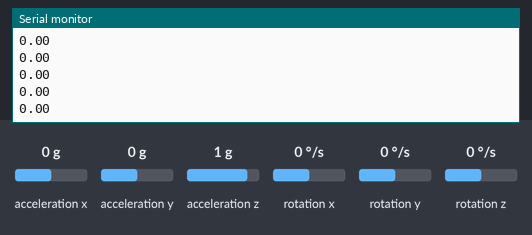
Bench run of a sketch on a simulated ESP8266 (NodeMCU). On the bench: the last lines printed to the serial monitor. Wiring (inferred from the names in the program): MPU-6050 motion sensor at I2C address 0x68. Inputs (shaded band) come from the test bench; at power-on: acceleration x 0 g, acceleration y 0 g, acceleration z 1 g, rotation x 0 °/s, rotation y 0 °/s, rotation z 0 °/s.

Above: at 1.3 s.
1.4 s: acceleration x set to -1.4 g
At 1.48 s:
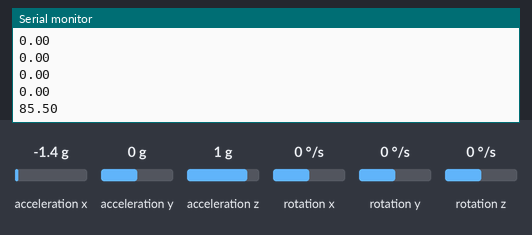
2.9 s: acceleration y set to -1.4 g
At 2.9 s:
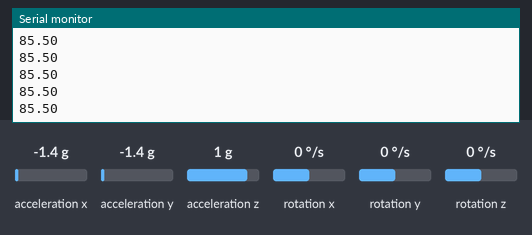
4.4 s: acceleration x set to -0.8 g
At 4.43 s:
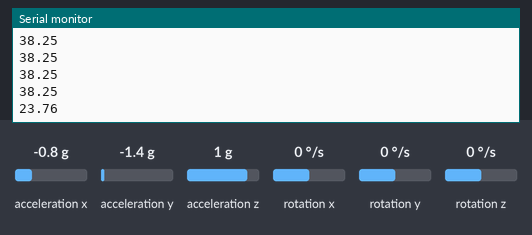
Timing chart, 0 to 7.4 s (numbered marks = the images above; inputs shaded):
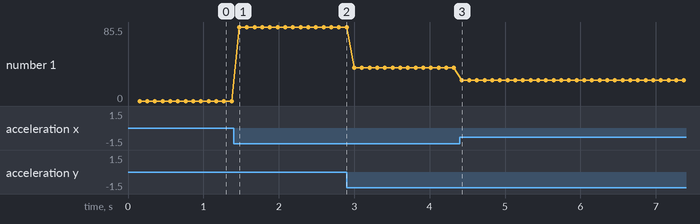

Measured:
- after the input at 1.4 s, the serial monitor: prints a new line after 0.08 s (image 1)
- after the input at 4.4 s, the serial monitor: prints a new line at once (image 3)
- plotted number 1: 0 → 85.5 after the input at 1.4 s, 85.5 → 38.25 after the input at 2.9 s, 38.25 → 23.76 after the input at 4.4 s

The sketch:

roll_yaw_pitch_test1.ino
```cpp
#include <Wire.h>

// MPU6050 Slave Device Address
const uint8_t MPU6050SlaveAddress = 0x68;

// Select SDA and SCL pins for I2C communication
const uint8_t scl = D6;
const uint8_t sda = D7;

// sensitivity scale factor respective to full scale setting provided in datasheet
const uint16_t AccelScaleFactor = 16384;
const uint16_t GyroScaleFactor = 131;

// MPU6050 few configuration register addresses
const uint8_t MPU6050_REGISTER_SMPLRT_DIV   =  0x19;
const uint8_t MPU6050_REGISTER_USER_CTRL    =  0x6A;
const uint8_t MPU6050_REGISTER_PWR_MGMT_1   =  0x6B;
const uint8_t MPU6050_REGISTER_PWR_MGMT_2   =  0x6C;
const uint8_t MPU6050_REGISTER_CONFIG       =  0x1A;
const uint8_t MPU6050_REGISTER_GYRO_CONFIG  =  0x1B;
const uint8_t MPU6050_REGISTER_ACCEL_CONFIG =  0x1C;
const uint8_t MPU6050_REGISTER_FIFO_EN      =  0x23;
const uint8_t MPU6050_REGISTER_INT_ENABLE   =  0x38;
const uint8_t MPU6050_REGISTER_ACCEL_XOUT_H =  0x3B;
const uint8_t MPU6050_REGISTER_SIGNAL_PATH_RESET  = 0x68;

int16_t AccelX, AccelY, AccelZ, Temperature, GyroX, GyroY, GyroZ;

void setup() {
  Serial.begin(115200);
  Wire.begin(sda, scl);
  MPU6050_Init();
}

double xOld=0.0, yOld=0.0;
double xNew=0.0, yNew=0.0;

/* FIRST X-Y ROATTION TRY VARS
//float gyro_angle_x = 0.0;
//float gyro_angle_y = 0.0;
//float dt;
////prev time for dt calculate
//float prev_time = 0.0;
//float curr_time = 0.0;
*/

/*SECOND TRY VARS*/
float pitch = 0;
float roll = 0;
float alpha = 0.95;
float prev_time = 0.0;
float curr_time = 0.0;
float dt;

void loop() {
  double Ax, Ay, Az, T, Gx, Gy, Gz;

/* FIRST X-Y ROTATION TRY
  //rotation x-y computation dt here
  curr_time = millis() / 1000.0;
  dt = curr_time - prev_time;
  prev_time = curr_time;
  */

  Read_RawValue(MPU6050SlaveAddress, MPU6050_REGISTER_ACCEL_XOUT_H);

  //divide each with their sensitivity scale factor
  Ax = (double)AccelX/AccelScaleFactor;
  Ay = (double)AccelY/AccelScaleFactor;
//  Az = (double)AccelZ/AccelScaleFactor;

//  xNew = Ax*5;
//  if(abs(xNew - xOld) > 0.5){
//    xOld = xNew;
//    Serial.print(xNew*5);
//  }
//  else{
//    Serial.print("0");
//  }
//
//  Serial.print(" ");
//
//  yNew = Ay*5;
//  if(abs(yNew - yOld) > 0.5){
//    yOld = yNew;
//    Serial.print(yNew*5);
//  }
//  else{
//    Serial.print("0");
//  }
//

//  T = (double)Temperature/340+36.53; //temperature formula
  Gx = (double)GyroX/GyroScaleFactor;
  Gy = (double)GyroY/GyroScaleFactor;

/*SECOND TRY COMPUTATION*/
  pitch = atan2(-Ax, sqrt(Ay * Ay + Az * Az)) * RAD_TO_DEG;
  roll = atan2(Ay, Az) * RAD_TO_DEG;

  curr_time = millis() / 1000.0;
  dt = curr_time - prev_time;
  prev_time = curr_time;

  float gyro_pitch = roll + Gx * dt;
  float gyro_roll = -pitch + Gy * dt;

  pitch = alpha * pitch + (1 - alpha) * gyro_pitch;
  roll = alpha * roll + (1 - alpha) * gyro_roll;

  Serial.print(pitch);
  Serial.print(" ");

/*FIRST X-Y ROTATION TRY COMPUTATION AND PRINT
  gyro_angle_x += GyroX * dt;
  gyro_angle_y += GyroY * dt;

  Serial.print(gyro_angle_x);
  Serial.print(" ");
  Serial.print(gyro_angle_y);
  */
//  Gz = (double)GyroZ/GyroScaleFactor;
//  Serial.print(" ");
//  Serial.print(GyroX);
//  Serial.print(" ");
//  Serial.print(GyroY);
//  Serial.print(" ");
//  Serial.print(GyroZ);

//  Serial.print("Ax: "); Serial.print(Ax*2);
//  Serial.print(" Ay: "); Serial.print(Ay*2);
  Serial.print("\n");
//  Serial.print(" Az: "); Serial.print(Az);
//  Serial.print(" T: "); Serial.print(T);
//  Serial.print(" Gx: "); Serial.print(Gx);
//  Serial.print(" Gy: "); Serial.print(Gy);
//  Serial.print(" Gz: "); Serial.println(Gz);

  delay(100);
}

void I2C_Write(uint8_t deviceAddress, uint8_t regAddress, uint8_t data){
  Wire.beginTransmission(deviceAddress);
  Wire.write(regAddress);
  Wire.write(data);
  Wire.endTransmission();
}

// read all 14 register
void Read_RawValue(uint8_t deviceAddress, uint8_t regAddress){
  Wire.beginTransmission(deviceAddress);
  Wire.write(regAddress);
  Wire.endTransmission();
  Wire.requestFrom(deviceAddress, (uint8_t)14);
  AccelX = (((int16_t)Wire.read()<<8) | Wire.read());
  AccelY = (((int16_t)Wire.read()<<8) | Wire.read());
  AccelZ = (((int16_t)Wire.read()<<8) | Wire.read());
//  Temperature = (((int16_t)Wire.read()<<8) | Wire.read());
//  GyroX = (((int16_t)Wire.read()<<8) | Wire.read());
//  GyroY = (((int16_t)Wire.read()<<8) | Wire.read());
//  GyroZ = (((int16_t)Wire.read()<<8) | Wire.read());
}

//configure MPU6050
void MPU6050_Init(){
  delay(150);
  I2C_Write(MPU6050SlaveAddress, MPU6050_REGISTER_SMPLRT_DIV, 0x07);
  I2C_Write(MPU6050SlaveAddress, MPU6050_REGISTER_PWR_MGMT_1, 0x01);
  I2C_Write(MPU6050SlaveAddress, MPU6050_REGISTER_PWR_MGMT_2, 0x00);
  I2C_Write(MPU6050SlaveAddress, MPU6050_REGISTER_CONFIG, 0x00);
  I2C_Write(MPU6050SlaveAddress, MPU6050_REGISTER_GYRO_CONFIG, 0x00);//set +/-250 degree/second full scale
  I2C_Write(MPU6050SlaveAddress, MPU6050_REGISTER_ACCEL_CONFIG, 0x00);// set +/- 2g full scale
  I2C_Write(MPU6050SlaveAddress, MPU6050_REGISTER_FIFO_EN, 0x00);
  I2C_Write(MPU6050SlaveAddress, MPU6050_REGISTER_INT_ENABLE, 0x01);
  I2C_Write(MPU6050SlaveAddress, MPU6050_REGISTER_SIGNAL_PATH_RESET, 0x00);
  I2C_Write(MPU6050SlaveAddress, MPU6050_REGISTER_USER_CTRL, 0x00);
}
```
